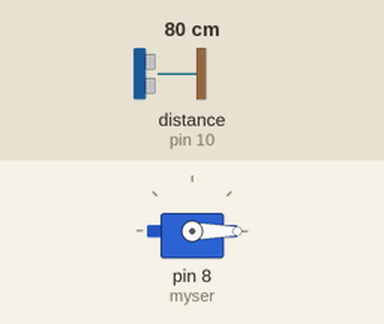
The sketch below on a simulated Arduino Uno, built with avr-gcc and run on an emulated ATmega328P. On the bench: servo. Wiring (inferred from the names in the program): ultrasonic range finder: trigger pin 9; echo pin 10. The test bench sets the inputs (shaded band); at power-on: distance to the obstacle (sensor on pin 10) 80 cm. The echo pulse lasts 58.3 µs per cm; what the sketch prints to the serial monitor is not drawn.

Above: at 1.4 s.
1.5 s: distance to the obstacle (sensor on pin 10) set to 13 cm
3.0 s: distance to the obstacle (sensor on pin 10) set to 10 cm
At 3.5 s:
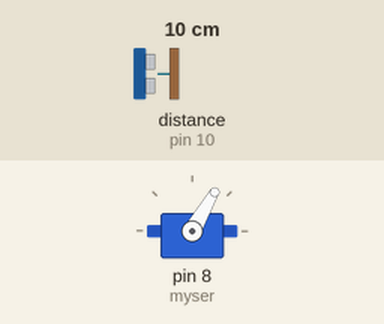
6.2 s: distance to the obstacle (sensor on pin 10) set to 18 cm
At 7.3 s:
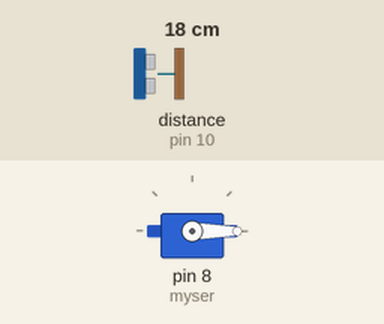
Timing chart, 0 to 9.2 s (numbered marks = the images above; inputs shaded):
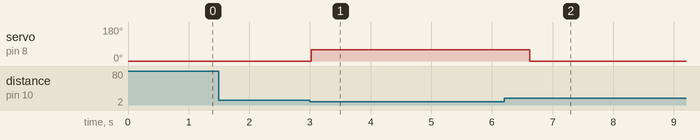

Measured:
- the behaviour switches between 12 and 11 cm on distance to the obstacle (sensor on pin 10) (found by bisection; images 0 and 1)
- after the input at 1.5 s, every drawn part: stays the same
- after the input at 3.0 s, servo on pin 8 (myser): 0° → 60° at once
- after the input at 6.2 s, servo on pin 8 (myser): 60° → 0° after 0.43 s

The sketch:

code.ino
```cpp
#include <Servo.h>
Servo myser;

#define trigPin 9
#define echoPin 10
int duration ;
int distance;
void setup() {
  Serial.begin(9600);
   pinMode(trigPin,OUTPUT);
  pinMode(echoPin,INPUT);
  myser.attach(8);
 myser.writeMicroseconds(1500);
}

void loop() {
  myser.write(0);
  digitalWrite(trigPin,LOW);
  delayMicroseconds(10);
  digitalWrite(trigPin,HIGH);
  delayMicroseconds(10);
  digitalWrite(trigPin,LOW);
  duration=pulseIn(echoPin,HIGH);
  distance=(0.034*duration)/2;
  if(distance<=10)
  {
    myser.write(60);
    delay(600);
    }
    else{
      myser.write(0);
      delay(600);
      }
 Serial.println(distance);
 Serial.print("Distance:  cm");
}


//#created by S V Saxena
     //AutoBot
```
